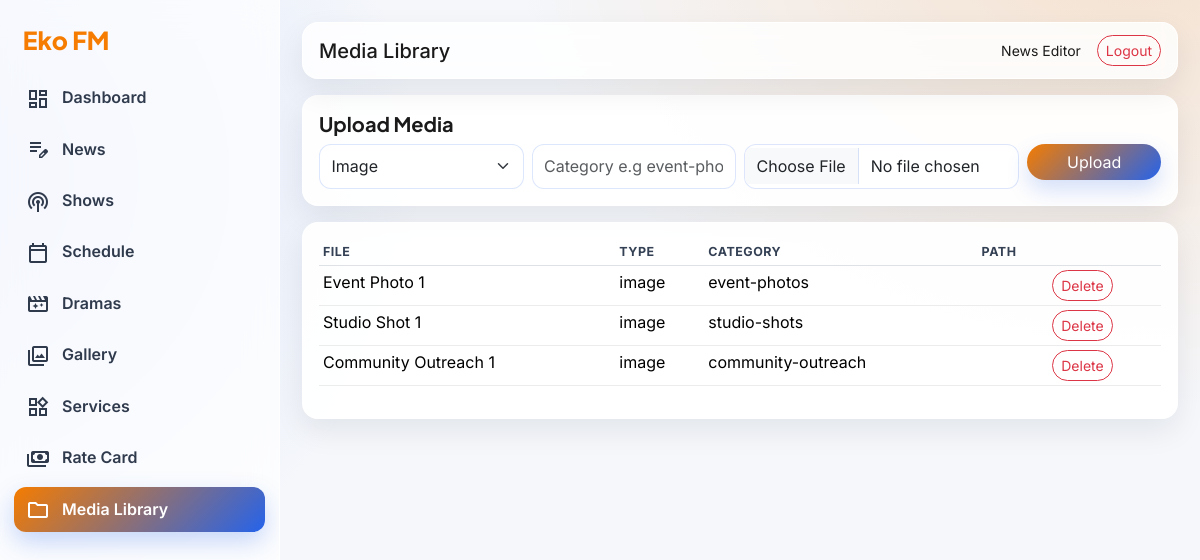
Screenshot of /admin/media.php (signed in) with the database file from the repository.
### tables this page shows
CREATE TABLE `users` (
  `id` int(11) NOT NULL,
  `role_id` int(11) DEFAULT NULL,
  `name` varchar(150) NOT NULL,
  `email` varchar(150) NOT NULL,
  `password` varchar(255) NOT NULL,
  `status` tinyint(1) NOT NULL DEFAULT 1,
  `created_at` datetime DEFAULT NULL,
  `updated_at` datetime DEFAULT NULL
);

CREATE TABLE `media` (
  `id` int(11) NOT NULL,
  `title` varchar(200) DEFAULT NULL,
  `category_name` varchar(120) DEFAULT NULL,
  `file_path` varchar(255) NOT NULL,
  `file_type` varchar(50) DEFAULT NULL,
  `file_size` int(11) DEFAULT NULL,
  `created_by` int(11) DEFAULT NULL,
  `created_at` datetime DEFAULT NULL
);

### includes/functions.php (called while the page is built, shortened)
<?php
require_once __DIR__ . '/db.php';
function e($value)
{
    return htmlspecialchars((string) $value, ENT_QUOTES, 'UTF-8');
}
function url($path = '')
{
    $path = ltrim($path, '/');
    return rtrim(BASE_URL, '/') . '/' . $path;
}
function current_user()
{
    static $user = null;
    if ($user) {
        return $user;
    }
    $stmt = db_query(
        'SELECT u.*, r.name AS role_name, r.slug AS role_slug FROM users u LEFT JOIN roles r ON r.id = u.role_id WHERE u.id = ? LIMIT 1',
        array((int) $_SESSION['user_id'])
    );
    $user = $stmt->fetch();
    return $user ?: null;
}

### includes/db.php (called while the page is built, shortened)
<?php
function db()
{
    static $pdo;
    if ($pdo instanceof PDO) {
        return $pdo;
    }
    $dsn = 'mysql:host=' . DB_HOST . ';dbname=' . DB_NAME . ';charset=' . DB_CHARSET;
    $options = array(
        PDO::ATTR_ERRMODE => PDO::ERRMODE_EXCEPTION,
        PDO::ATTR_DEFAULT_FETCH_MODE => PDO::FETCH_ASSOC,
        PDO::ATTR_EMULATE_PREPARES => false,
    );
    $pdo = new PDO($dsn, DB_USER, DB_PASS, $options);
    return $pdo;
}
function db_query($sql, $params = array())
{
    $stmt = db()->prepare($sql);
    $stmt->execute($params);
    return $stmt;
}

### includes/auth.php (called while the page is built, shortened)
<?php
require_once __DIR__ . '/rbac.php';
function require_login()
{
    if (!current_user()) {
        redirect('admin/login.php');
    }
}

### includes/rbac.php (called while the page is built, shortened)
<?php
require_once __DIR__ . '/functions.php';
function user_permissions($userId)
{
    $perms = array();
    $rolePerms = db_query(
        'SELECT p.slug FROM permissions p
         INNER JOIN role_permissions rp ON rp.permission_id = p.id
         INNER JOIN users u ON u.role_id = rp.role_id
         WHERE u.id = ?',
        array((int) $userId)
    )->fetchAll();
    $userPerms = db_query(
        'SELECT p.slug FROM permissions p
         INNER JOIN user_permissions up ON up.permission_id = p.id
         WHERE up.user_id = ?',
        array((int) $userId)
    )->fetchAll();
    foreach ($rolePerms as $row) {
        $perms[$row['slug']] = true;
    }
    foreach ($userPerms as $row) {
        $perms[$row['slug']] = true;
    }
    return array_keys($perms);
}
function has_permission($permission)
{
    $user = current_user();
    static $memo = array();
    $uid = (int) $user['id'];
    if (!isset($memo[$uid])) {
        $memo[$uid] = user_permissions($uid);
    }
    return in_array($permission, $memo[$uid]);
}

### admin/media.php (the view, shortened to what this page needs)
<?php
require_login();
$adminTitle='Media Library';
$rows=db_query('SELECT * FROM media ORDER BY id DESC')->fetchAll();
include __DIR__ . '/../templates/admin_header.php';
?>
<div class="panel mb-3"><h5>Upload Media</h5><form method="post" enctype="multipart/form-data" class="row g-2"><input type="hidden" name="_token" value="<?php echo e(csrf_token()); ?>"><div class="col-md-3"><select class="form-select" name="media_type"><option value="image">Image</option><option value="audio">Audio</option></select></div><div class="col-md-3"><input class="form-control" name="category_name" placeholder="Category e.g event-photos"></div><div class="col-md-4"><input class="form-control" type="file" name="file" required></div><div class="col-md-2"><button class="btn btn-warning w-100">Upload</button></div></form></div><div class="panel"><table class="table table-sm"><thead><tr><th>File</th><th>Type</th><th>Category</th><th>Path</th><th></th></tr></thead><tbody><?php foreach($rows as $r): ?><tr><td><?php echo e($r['title']); ?></td><td><?php echo e($r['file_type']); ?></td><td><?php echo e($r['category_name']); ?></td><td><code><?php echo e($r['file_path']); ?></code></td><td><a class="btn btn-sm btn-outline-danger" href="?delete=<?php echo e($r['id']); ?>" data-confirm="Delete media?">Delete</a></td></tr><?php endforeach; ?></tbody></table></div>
<?php include __DIR__ . '/../templates/admin_footer.php'; ?>

### templates/admin_header.php (shortened to what this page needs)
<?php
$u = current_user();
?>
<!doctype html>
<html lang="en">
<head>
    <link href="https://cdn.jsdelivr.net/npm/bootstrap@5.3.3/dist/css/bootstrap.min.css" rel="stylesheet">
    <link href="<?php echo e(url('assets/css/admin.css')); ?>" rel="stylesheet">
</head>
<body>
<div class="admin-layout">
    <?php include __DIR__ . '/admin_sidebar.php'; ?>
    <main class="admin-main">
        <div class="admin-topbar d-flex justify-content-between align-items-center">
            <div><h5 class="mb-0"><?php echo e($adminTitle); ?></h5></div>
            <div class="d-flex align-items-center gap-3"><small><?php echo e($u ? $u['name'] : ''); ?></small><a href="<?php echo e(url('admin/logout.php')); ?>" class="btn btn-sm btn-outline-danger">Logout</a></div>
        </div>

### assets/css/admin.css (style rules this page uses)
:root { --orange: #F57C00; --deep-blue: #1E3A8A; --accent-blue: #2563EB; --panel: #FFFFFF; --text: #1A1A1A; --muted: #5f6b7a; --radius: 16px; --shadow: 0 12px 30px rgba(17, 24, 39, .08); }
* { box-sizing: border-box; }
body { font-family: Inter, sans-serif; color: var(--text); background: radial-gradient(900px 700px at 95% -10%, rgba(245,124,0,.18), transparent 70%), radial-gradient(800px 700px at -10% 22%, rgba(37,99,235,.16), transparent 68%), #f5f7fb; }
.admin-layout { display: flex; min-height: 100vh; }
.admin-main { flex: 1; padding: 22px; min-width: 0; }
.admin-topbar { background: rgba(255,255,255,.82); border: 1px solid rgba(255,255,255,.85); border-radius: 16px; padding: 12px 16px; margin-bottom: 16px; backdrop-filter: blur(10px); box-shadow: var(--shadow); }
.panel { background: rgba(255,255,255,.92); border: 1px solid rgba(255,255,255,.85); border-radius: var(--radius); padding: 16px; box-shadow: var(--shadow); }
.panel h5 { font-family: 'Plus Jakarta Sans', sans-serif; font-weight: 700; }
.table { --bs-table-bg: transparent; }
.table thead th { color: #344054; font-size: .78rem; letter-spacing: .04em; text-transform: uppercase; border-bottom-width: 1px; }
.table tbody td { border-color: rgba(15, 23, 42, .08); }
.form-control, .form-select { border-radius: 12px; border-color: rgba(37,99,235,.16); padding: .58rem .72rem; }
.btn-warning { border: 0; border-radius: 999px; color: #fff; background: linear-gradient(135deg, var(--orange), var(--accent-blue)); box-shadow: 0 10px 22px rgba(37,99,235,.2); }
.btn-outline-primary, .btn-outline-danger { border-radius: 999px; }

### rows the page displays
users: name "News Editor"
media: title "Event Photo 1", file_type "image", category_name "event-photos"
media: title "Studio Shot 1", file_type "image", category_name "studio-shots"
media: title "Community Outreach 1", file_type "image", category_name "community-outreach"

### other values shown
$item[0] "Dashboard"
$item[0] "News"
$item[0] "Shows"
$item[0] "Schedule"
$item[0] "Dramas"
$item[0] "Gallery"
$item[0] "Services"
$item[0] "Rate Card"
$item[0] "Media Library"
$adminTitle "Media Library"
